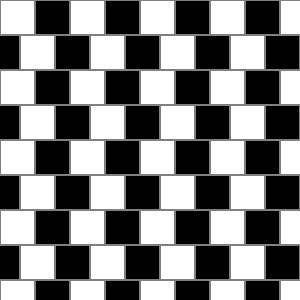
Frame 1 (no input)
Frame 60 (no input): identical to frame 1, image omitted
Frame 120 (the mouse pressed at the canvas centre since frame 60): identical to frame 1, image omitted

The p5.js sketch that drew this single still picture (run headless with seeded random() and noise() and a simulated clock; from frame 60 on, the mouse is pressed at the canvas centre):

// p5.js sketch
// ── sketch.js
const SIZE = 300;
let canvasElement;

let squareSize = 35;
let numStrips;

let offset = -15;

function setup() {
  canvasElement = createCanvas(SIZE, SIZE);
  canvasElement.position(
    windowWidth / 2 - SIZE / 2,
    windowHeight / 2 - SIZE / 2
  );

  numStrips = SIZE / squareSize;

  document.addEventListener(
    "touchmove",
    function (event) {
      event.preventDefault();
    },
    { passive: false }
  );
}

function draw() {
  background(255);
  stroke(128);
  strokeWeight(2);

  for (let row = 0; row <= numStrips; row++) {
    let xOffset = (row % 2) * offset;
    for (let col = -1; col <= numStrips; col++) {
      let isBlack = (col + row) % 2 !== 0;
      fill(isBlack ? 0 : 255);
      square(col * squareSize + xOffset, row * squareSize, squareSize);
    }
  }
}

function windowResized() {
  canvasElement.position(
    windowWidth / 2 - SIZE / 2,
    windowHeight / 2 - SIZE / 2
  );
}

function mouseDragged() {
  if (mouseX > pmouseX) {
    if (offset <= squareSize) {
      offset += 0.3;
    }
  } else {
    if (offset >= -squareSize) {
      offset -= 0.3;
    }
  }
}

function touchMoved() {
  if (touches.length > 0) {
    if (touches[0].x > pmouseX) {
      if (offset <= squareSize) {
        offset += 0.3;
      }
    } else {
      if (offset >= -squareSize) {
        offset -= 0.3;
      }
    }
  }
  return false;
}

// ── style.css
* {
  box-sizing: border-box;
  user-select: none;
  margin: 0;
  padding: 0;
}

body {
  width: 100vw;
  height: 100vh;
  display: flex;
  justify-content: center;
  align-items: center;
  flex-direction: column;
  font-family: "Sour Gummy", sans-serif;
  background-color: #ffffff;
  overflow: hidden;

}

.container {
  display: flex;
  flex-direction: column;
  align-items: center;
}

canvas {
  display: block;
  border: 2.5px solid;
  border-radius: 0.25rem;
  position: relative;
}

p {
  margin-top: 25rem;
  padding: 1rem;
  text-align: center;
}

i {
  padding: 1rem;
  position: absolute;
  top: 10px;
  left: 10px;
  color: black;
  font-size: 2rem;
}
